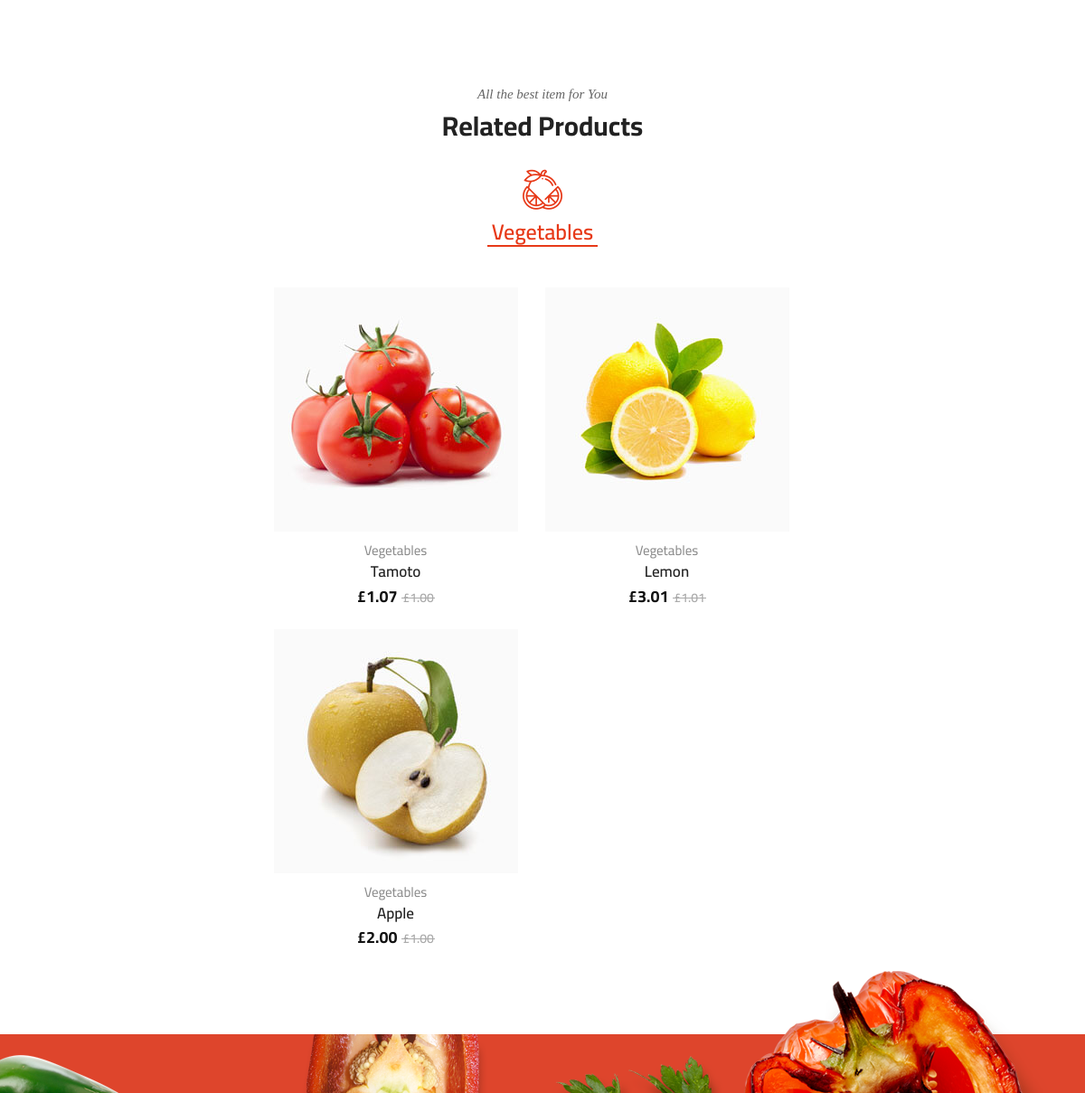
Before: / (middle part) with the older database file.
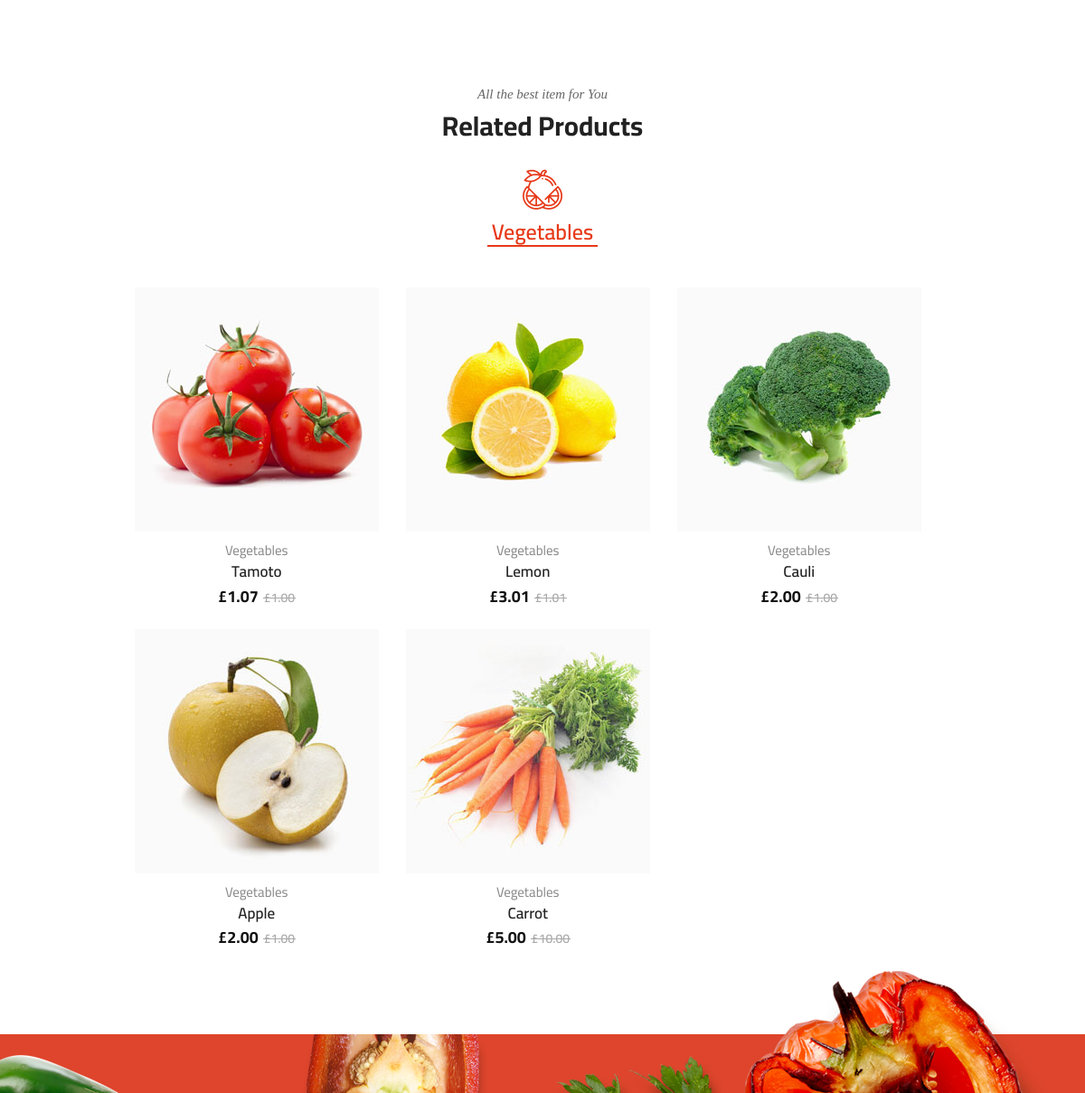
After: the same page with the newer database file.
### core/models.py (models this page shows, shortened)
class Product(models.Model):
    pid = ShortUUIDField(unique=True, length= 10, max_length=30, prefix="cat", alphabet="abcdefgh12345")
    title = models.CharField(max_length=100)
    image = models.ImageField(upload_to='category')
    description = models.TextField(null=True, blank=True)
    user = models.ForeignKey(User, on_delete=models.CASCADE)
    Category = models.ForeignKey(Category, on_delete=models.CASCADE)
    price = models.DecimalField(max_digits=9999999999999, decimal_places=2)
    old_price = models.DecimalField(max_digits=9999999999999, decimal_places=2)
    specifications = models.TextField(null=True, blank=True)
    product_status = models.CharField(choices=STATUS, max_length=10, default="In_review")
    status = models.BooleanField(default=True)
    In_stock = models.BooleanField(default=True)
    featured = models.BooleanField(default=True)
    digital = models.BooleanField(default=False)
    sku = ShortUUIDField(unique=True, length= 10, max_length=30, prefix="sku", alphabet="1234567890")
    date = models.DateTimeField(auto_now_add=True)
    updated = models.DateTimeField(null=True)
    class Meta:
        verbose_name_plural = "Products"

### core/views.py (the view)
# urls.py: path('', views.index, name="index"),
def index(request):
    products = Product.objects.all().order_by("Category_id")
    context = {
        "products":products
    }
    return render(request, 'core/index.html', context)

### templates/core/index.html (shortened to what this page needs)
 {% extends "partials/base.html" %}
 {% load static %}
 {% block content%}
    <div class="page-contain">
        <div id="main-content" class="main-content">
            <div class="product-tab z-index-20 sm-margin-top-193px xs-margin-top-30px">
                <div class="container">
                    <div class="biolife-title-box">
                        <span class="subtitle">All the best item for You</span>
                        <h3 class="main-title">Related Products</h3>
                    </div>
                    <div class="biolife-tab biolife-tab-contain sm-margin-top-34px">
                        <div class="tab-head tab-head__icon-top-layout icon-top-layout">
                            <ul class="tabs md-margin-bottom-35-im xs-margin-bottom-40-im">
                                <li class="tab-element active">
                                    <a href="#tab01_1st" class="tab-link"><span class="biolife-icon icon-lemon"></span>Vegetables</a>
                                </li>
                            </ul>
                        </div>
                        <div class="tab-content">
                            <div id="tab01_1st" class="tab-contain active">
                                <ul class="products-list biolife-carousel nav-center-02 nav-none-on-mobile eq-height-contain" data-slick='{"rows":2 ,"arrows":true,"dots":false,"infinite":true,"speed":400,"slidesMargin":10,"slidesToShow":4, "responsive":[{"breakpoint":1200, "settings":{ "slidesToShow": 4}},{"breakpoint":992, "settings":{ "slidesToShow": 3, "slidesMargin":25 }},{"breakpoint":768, "settings":{ "slidesToShow": 2, "slidesMargin":15}}]}'>
                                    {% for p in products %}
                                    <li class="product-item">
                                        <div class="contain-product layout-default">
                                            <div class="product-thumb">
                                                <a href="#" class="link-to-product">
                                                    <img src="{{p.image.url}}" alt="Vegetables" width="270" height="270" class="product-thumnail">
                                                </a>
                                            </div>
                                            <div class="info">
                                                <b class="categories">Vegetables</b>
                                                <h4 class="product-title"><a href="#" class="pr-name">{{ p.title}}</a></h4>
                                                <div class="price ">
                                                    <ins><span class="price-amount"><span class="currencySymbol">£</span>{{p.price}}</span></ins>
                                                    <del><span class="price-amount"><span class="currencySymbol">£</span>{{p.old_price}}</span></del>
                                                </div>
                                            </div>
                                        </div>
                                    </li>
                                    {% endfor %}
                                </ul>
                        </div>
                    </div>
                </div>
            </div>
            <div class="banner-promotion-01 xs-margin-top-50px sm-margin-top-11px">
                <div class="biolife-banner promotion biolife-banner__promotion">
                    <div class="banner-contain">
                        <div class="media background-biolife-banner__promotion">
                            <div class="img-moving position-4">
                                <img src="{% static 'assets/images/home-03/img-moving-pst-4.png' %}" width="198" height="269" alt="img msv">
                            </div>
                        </div>
                        <div class="text-content">
                        </div>
                    </div>
                </div>
            </div>
        </div>
    </div>
</body>
</html>
{% endblock content%}

Changed rows visible on the page:
added Product: image (picture), title "Carrot", price "5.00", old_price "10.00"
added Product: image (picture), title "Cauli", price "2.00", old_price "1.00"
